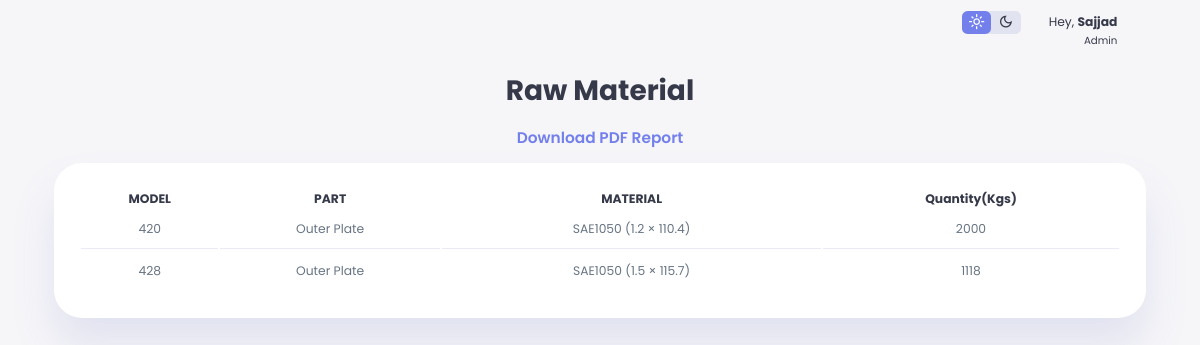
The page /ShowRawMaterial/ (signed in) on the database as committed earlier.
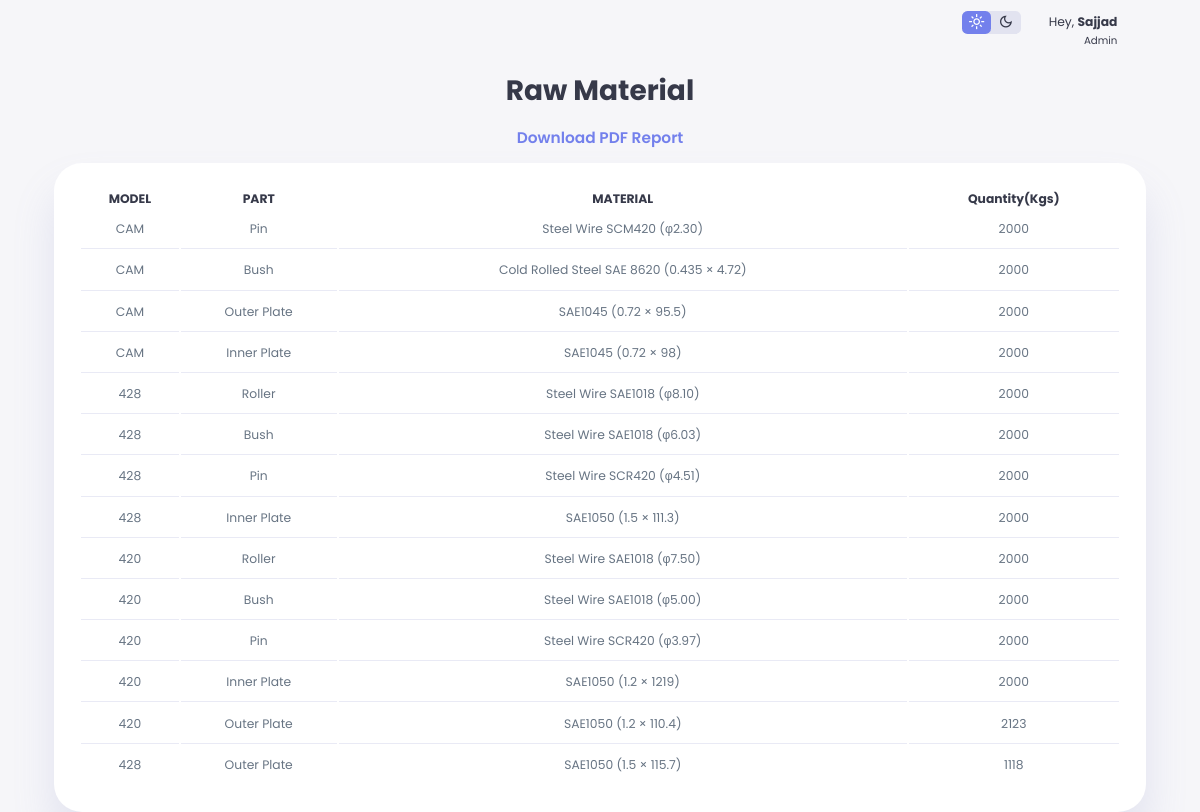
The same page on the database as committed later.
### atlas/models.py (models this page shows, shortened)
class RawMaterial(models.Model):
    MODEL_CHOICES = [
        ('420', '420'),
        ('428', '428'),
        ('CAM', 'CAM'),
    ]
    PART_CHOICES = [
        ('Inner Plate', 'Inner Plate'),
        ('Outer Plate', 'Outer Plate'),
        ('Pin', 'Pin'),
        ('Bush', 'Bush'),
        ('Roller', 'Roller'),
    ]
    MATERIAL_CHOICES = [
        ('SAE1050 (1.2 × 104.2)', 'SAE1050 (1.2 × 104.2)'),
        ('SAE1050 (1.2 × 1219)', 'SAE1050 (1.2 × 1219)'),
        ('SAE1050 (1.2 × 110.4)', 'SAE1050 (1.2 × 110.4)'),
        ('SAE1050 (1.5 × 111.3)', 'SAE1050 (1.5 × 111.3)'),
        ('SAE1050 (1.5 × 1219)', 'SAE1050 (1.5 × 1219)'),
        ('SAE1050 (1.5 × 115.7)', 'SAE1050 (1.5 × 115.7)'),
        ('SAE1045 (0.72 × 98)', 'SAE1045 (0.72 × 98)'),
        ('SAE1045 (0.72 × 1000)', 'SAE1045 (0.72 × 1000)'),
        ('SAE1045 (0.72 × 95.5)', 'SAE1045 (0.72 × 95.5)'),
        ('Steel Wire SCR420 (φ3.97)', 'Steel Wire SCR420 (φ3.97)'),
        ('Steel Wire SCR420 (φ4.51)', 'Steel Wire SCR420 (φ4.51)'),
        ('Steel Wire SAE1018 (φ5.00)', 'Steel Wire SAE1018 (φ5.00)'),
        ('Steel Wire SAE1018 (φ7.50)', 'Steel Wire SAE1018 (φ7.50)'),
        ('Steel Wire SAE1018 (φ6.03)', 'Steel Wire SAE1018 (φ6.03)'),
        ('Steel Wire SAE1018 (φ8.10)', 'Steel Wire SAE1018 (φ8.10)'),
        ('Steel Wire SCM420 (φ2.30)', 'Steel Wire SCM420 (φ2.30)'),
        ('Cold Rolled Steel SAE 8620 (0.435 × 4.72)', 'Cold Rolled Steel SAE 8620 (0.435 × 4.72)'),
    ]
    model = models.CharField(max_length=50, choices=MODEL_CHOICES)
    material = models.CharField(max_length=255, choices=MATERIAL_CHOICES)
    part = models.CharField(max_length=50, choices=PART_CHOICES)
    quantity = models.IntegerField(default=0)

### atlas/views.py (the view)
# urls.py: path('ShowRawMaterial/', views.ShowRawMaterial, name="ShowRawMaterial"),
def ShowRawMaterial(request):
    context = {}
    context['Products'] = RawMaterial.objects.all().order_by('-id')
    return render(request, 'AllProducts.html', context)

### templates/AllProducts.html (shortened to what this page needs)
{% load static %}
<!DOCTYPE html>
<html lang="en">
<head>
</head>
<body>
  {% if user.is_authenticated %}
  <div class="container">
    <main>
      <div class="products">
        <h2>Raw Material</h2>
        <a href="{% url 'download_pdf2' %}">
          Download PDF Report
        </a>
        <table>
          <thead>
            <tr>
              <th>MODEL</th>
              <th>PART</th>
              <th>MATERIAL</th>
              <th>Quantity(Kgs)</th>
            </tr>
          </thead>
          <tbody>
            {% for product in Products %}
            <tr>
              <td>{{ product.model}} </td>
              <td>{{product.part}} </td>
              <td>{{product.material}}</td>
              <td>{{product.quantity}}</td>
            </tr>
            {% endfor %}
        </table>
      </div>
      <div class="top">
        <div class="theme-toggle-btn">
          <span class="material-symbols-sharp active">light_mode</span>
          <span class="material-symbols-sharp">dark_mode</span>
        </div>
        <div class="profile">
          <div class="info">
            <p>Hey, <b>Sajjad</b></p>
            <small class = "text-muted">Admin</small>
          </div>
          <div class="profile-photo">
          </div>
        </div>
      </div>
    </main>
  </div>
{%endif%}
</body>
</html>

Rows that differ between the two databases and show on the page:
added RawMaterial: model "CAM", part "Pin", material "Steel Wire SCM420 (φ2.30)", quantity "2000"
added RawMaterial: model "CAM", part "Bush", material "Cold Rolled Steel SAE 8620 (0.435 × 4.72)", quantity "2000"
added RawMaterial: model "CAM", part "Outer Plate", material "SAE1045 (0.72 × 95.5)", quantity "2000"
added RawMaterial: model "CAM", part "Inner Plate", material "SAE1045 (0.72 × 98)", quantity "2000"
added RawMaterial: model "428", part "Roller", material "Steel Wire SAE1018 (φ8.10)", quantity "2000"
added RawMaterial: model "428", part "Bush", material "Steel Wire SAE1018 (φ6.03)", quantity "2000"
added RawMaterial: model "428", part "Pin", material "Steel Wire SCR420 (φ4.51)", quantity "2000"
added RawMaterial: model "428", part "Inner Plate", material "SAE1050 (1.5 × 111.3)", quantity "2000"
added RawMaterial: model "420", part "Roller", material "Steel Wire SAE1018 (φ7.50)", quantity "2000"
added RawMaterial: model "420", part "Bush", material "Steel Wire SAE1018 (φ5.00)", quantity "2000"
added RawMaterial: model "420", part "Pin", material "Steel Wire SCR420 (φ3.97)", quantity "2000"
added RawMaterial: model "420", part "Inner Plate", material "SAE1050 (1.2 × 1219)", quantity "2000"
changed RawMaterial "SAE1050 (1.2 × 110.4)": quantity "2000" → "2123"
